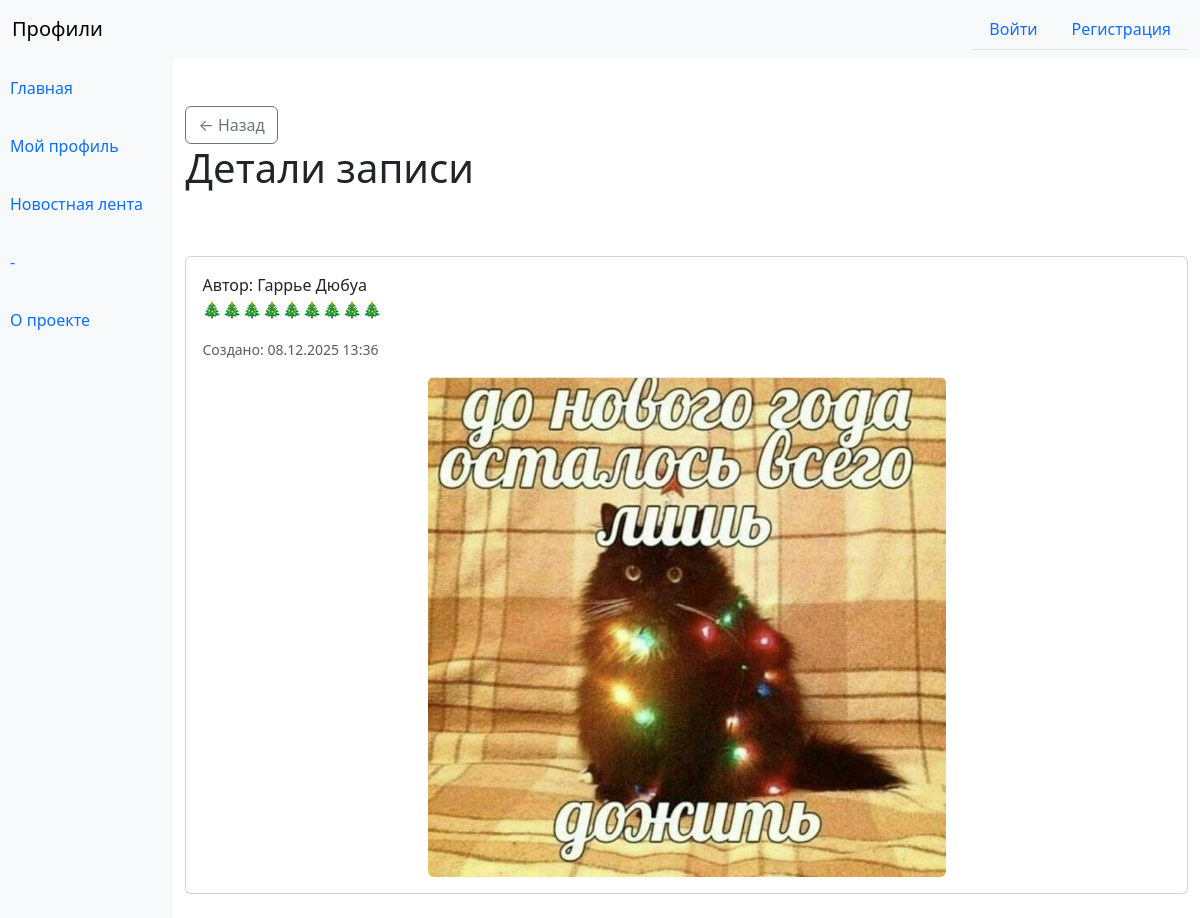
Page /blog/7/ on the committed database.
### blog/models.py (models this page shows, shortened)
class BlogEntry(models.Model):
    content = models.TextField()
    image = models.ImageField(upload_to='blog_images/', null=True, blank=True)
    created_at = models.DateTimeField(auto_now_add=True)
    user = models.ForeignKey('auth.User', on_delete=models.CASCADE, related_name='blog')
    class Meta:
        ordering = ['-created_at']
        verbose_name = 'Запись блога'
        verbose_name_plural = 'Записи блога'

### profiles/models.py (models this page shows, shortened)
class DataUser(models.Model):
    fname = models.CharField('Имя', max_length=50)
    lname = models.CharField('Фамилия', max_length=50)
    phone = models.CharField('Телефон', max_length=20)
    birth_date = models.DateField('Дата рождения', null=True, blank=True)
    gender = models.CharField('Пол', max_length=10)
    about = models.TextField('О себе', max_length=300, blank=True, null=True)
    photo = models.ImageField('Фото', upload_to='photos/', null=True, blank=True)
    created_at = models.DateTimeField('Создано', auto_now_add=True)
    user = models.OneToOneField(settings.AUTH_USER_MODEL, on_delete=models.CASCADE,
                             related_name='profile', null=True, blank=True, verbose_name='user')
    class Meta:
        ordering = ['-created_at']
        verbose_name = 'Данные пользователя'
        verbose_name_plural = 'Данные пользователей'

### blog/views.py (the view)
# urls.py: path('<int:pk>/', BlogDetailView.as_view(), name='blog-detail'),
class BlogDetailView(DetailView):
    model = BlogEntry
    template_name = 'blog/detail_entry.html'
    context_object_name = 'entry'

### templates/blog/detail_entry.html (shortened to what this page needs)
{% extends 'base.html' %}
{% block content %}
<nuv class="container-fluid">
    <div class="mt-4">
        <a class="btn btn-outline-secondary" href="{{ request.META.HTTP_REFERER }}" >← Назад</a>
    </div>
    <ul class="nav d-flex justify-content-between align-items-center mb-3">
        <h1 class="mb-4">Детали записи</h1>
    </ul>
</nuv>
<div class="card mb-4">
    <div class="card-body">
        <a href="{% url 'profiles-detail' entry.user.profile.id %}" class="nav-link active"> Автор: {{ entry.user.profile.fname }} {{ entry.user.profile.lname }} </a>
        <p class="card-text">{{ entry.content }}</p>
        <p class="text-muted"><small>Создано: {{ entry.created_at|date:'d.m.Y H:i' }}</small></p>
        {% if entry.image %}
        <img src="{{ entry.image.url }}" class="rounded mx-auto d-block" style="max-height: 500px;"
            alt="Изображение записи">
        {% endif %}
    </div>
</div>
    {% endblock %}

### rows in the picture
BlogEntry: user.profile.fname "Гаррье", user.profile.lname "Дюбуа", content "🎄🎄🎄🎄🎄🎄🎄🎄🎄", created_at "08.12.2025 13:36", image (picture)
